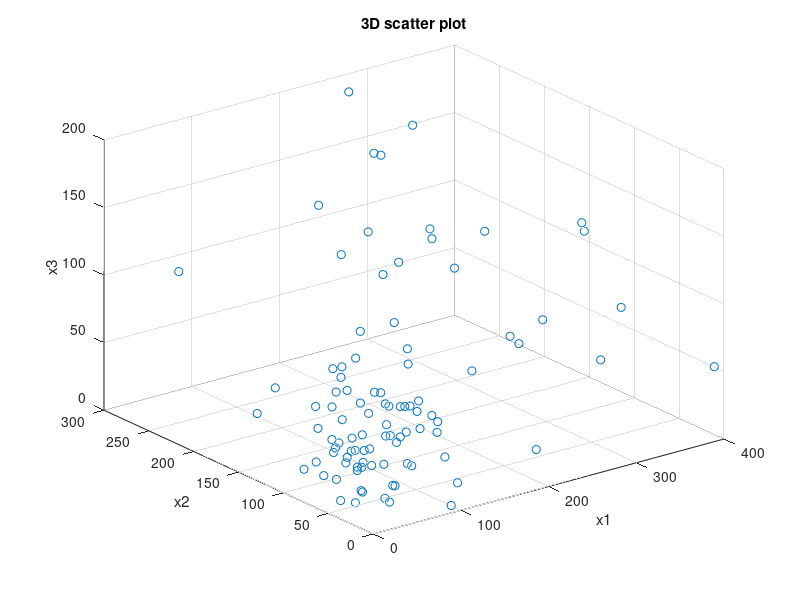
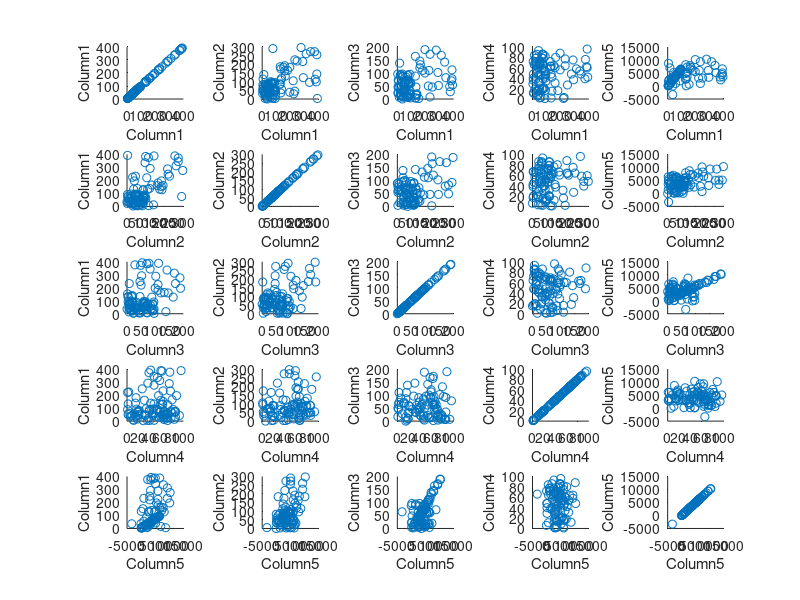
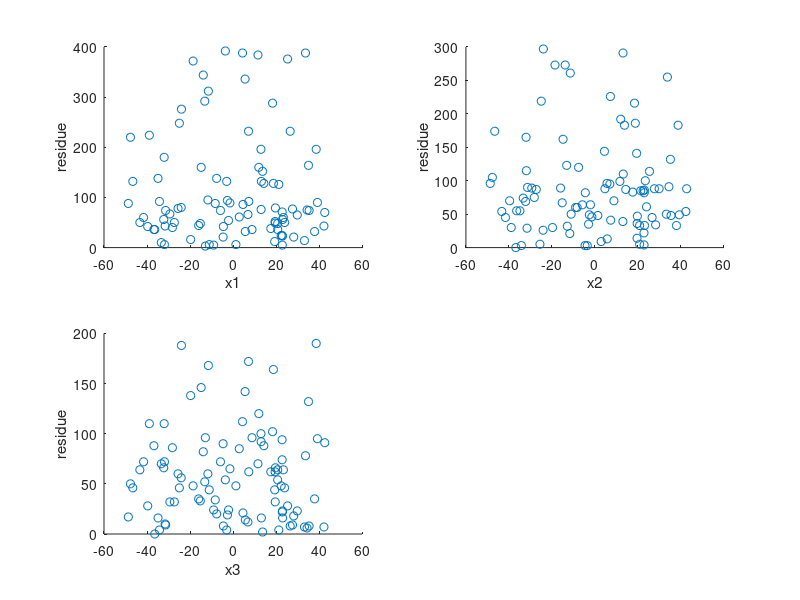
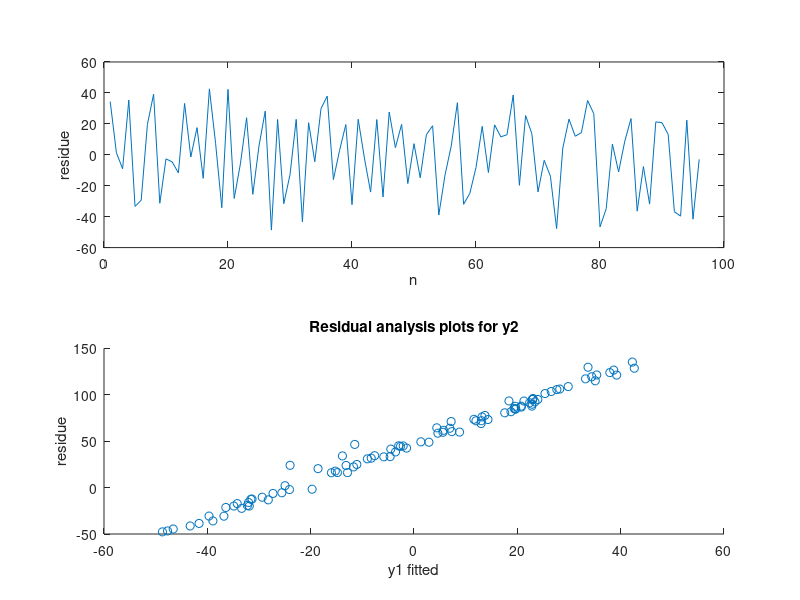

The MATLAB script that drew these images, in order: (Note: a time limit stopped this script after it produced the figures.)
%%%%%%%%%%%%%%%%%%%%%%%%%%%%%%%%%%%%%%%%%%%%%%%%%%%%%%%%%%%%%%%%%%%%%%%%%%% 
% Ajay Ganesh, Applied Multivariate Data Analysis CHE 494/694
% Assignment 2 Solution 
%%%%%%%%%%%%%%%%%%%%%%%%%%%%%%%%%%%%%%%%%%%%%%%%%%%%%%%%%%%%%%%%%%%%%%%%%%% 
%% getting data
close all;
clear all; 
clc;
load('DataSet.mat'); 
x1=DataSet(:,1); 
x2=DataSet(:,2); 
x3=DataSet(:,3); 
y1=DataSet(:,4); 
y2=DataSet(:,5);

%% Data Visualization
figure;
scatter3(x1,x2,x3);
xlabel('x1'); 
ylabel('x2'); 
zlabel('x3'); 
title('3D scatter plot');
figure; 
Varnum=size(DataSet,2); 
for i=1:Varnum
    for j=1:Varnum
        subplot(Varnum,Varnum,((i-1)*Varnum)+j); 
        scatter(DataSet(:,i),DataSet(:,j)); 
        xlabel(sprintf('Column%d',i)); 
        ylabel(sprintf('Column%d',j));
    end
end

%% regression
%%%%%%%%%%%%%%%%%%%%%%%%%%%%%%%%% Part A %%%%%%%%%%%%%%%%%%%%%%%%%%%%%%%%%% 
%%%%%%%%%%%%%%%%%%%%%%%%%%%%%% Regression %%%%%%%%%%%%%%%%%%%%%%%%%%%%%%%%%
X = [ones(size(x1)) x1 x2 x3 x1.*x2.*x3];
alpha=0.05; %Default

%regress treats NaN values in X or y as missing values. regress omits % observations with missing values from the regression fit.
[b1,bint1,r1,rint1,stats1] = regress(y1,X,alpha); 
[b2,bint2,r2,rint2,stats2] = regress(y2,X,alpha);

% mvregress for Multiple Multivariate Regression
%Confidence intervals of the estimate, default alpha = 0.05
disp('Confidence intervals of the estimate for b1');
disp(bint1);
disp('Confidence intervals of the estimate for b2');
disp(bint2);

%% Residual Analysis
figure;
subplot(2,2,1); scatter(r1,x1);
xlabel('x1'); ylabel('residue'); 
subplot(2,2,2); scatter(r1,x2);
xlabel('x2'); ylabel('residue'); 
subplot(2,2,3); scatter(r1,x3);
xlabel('x3'); ylabel('residue');
figure;
subplot(2,1,1);
plot(1:length(r1),r1);
xlabel('n'); ylabel('residue'); 
subplot(2,1,2);
scatter(r1,y1+r1);
xlabel('y1 fitted'); 
ylabel('residue'); 
title('Residual analysis plots for y2');

figure;
subplot(2,2,1); scatter(r2,x1);
xlabel('x1'); ylabel('residue'); subplot(2,2,2); scatter(r2,x2);
xlabel('x2'); ylabel('residue'); subplot(2,2,3); scatter(r2,x3);
xlabel('x3'); ylabel('residue');
figure;
subplot(2,1,1);
plot(1:length(r2),r2);
xlabel('n'); 
ylabel('residue'); 
subplot(2,1,2);
scatter(r2,y2+r2);
xlabel('y2 fitted'); 
ylabel('residue'); 
title('Residual analysis plots for y2');

%Intervals to diagnose outliers, returned as a numeric matrix. rint is a %p-by-2 matrix, where p is the number of predictors in X. If the interval %rint(i,:) for observation i does not contain zero, the corresponding %residual is larger than expected in 100*(1-alpha)% of new observations, % suggesting an outlier.
disp('Intervals of the residue estimate for output 1');
disp(rint1);
disp('Intervals of the residue estimate for output 2');
disp(rint2);

%%%%%%%%%%%%%%%%%%%%%%%%% Regression Statistics %%%%%%%%%%%%%%%%%%%%%%%%%%% 
%Model statistics, returned as a numeric vector including the R2 statistic,
%the F-statistic and its p-value, and an estimate of the error variance
disp('Statistics for output 1');
disp(stats1);
disp('Statistics for output 2');
disp(stats2);

%% PCA
%%%%%%%%%%%%%%%%%%%%%%%%%%%%%%%%% Part B %%%%%%%%%%%%%%%%%%%%%%%%%%%%%%%%%% 
%%%%%%%%%%%%%%%%%%%%%%%%%%%%%%%%%%% PCA %%%%%%%%%%%%%%%%%%%%%%%%%%%%%%%%%%% 
X=[x1 x2 x3];
Y=[y1 y2];
[X_coeff,X_score,X_latent]=pca(X);
[Y_coeff,Y_score,Y_latent]=pca(Y);
figure;
subplot(1,2,1);
plot(X_latent);
title('X latent plot');
subplot(1,2,2);
plot(Y_latent);
title('Y latent plot');
disp('Both X and Y seems to be reducable as we can see a "knee" in both of the plots'); 

%% PCR
%%%%%%%%%%%%%%%%%%%%%%%%%%%%%%%%% Part C %%%%%%%%%%%%%%%%%%%%%%%%%%%%%%%%%% 
%%%%%%%%%%%%%%%%%%%%%%%%%%%%%%%%%%% PCR %%%%%%%%%%%%%%%%%%%%%%%%%%%%%%%%%%% 
x1_pcr=X_score(:,1);
x2_pcr=X_score(:,2);
x3_pcr=X_score(:,3);

X_pcr = [ones(size(x1)) x1_pcr x2_pcr x3_pcr x1_pcr.*x2_pcr.*x3_pcr]; 
alpha=0.05; %Default

%regress treats NaN values in X or y as missing values. regress omits 
% observations with missing values from the regression fit.

y1_centr=y1-mean(y1); %Mean centering the data 
y2_centr=y2-mean(y2);

[b1_pcr,bint1_pcr,r1_pcr,rint1_pcr,stats1_pcr] = regress(y1_centr,X_pcr,alpha);

[b2_pcr,bint2_pcr,r2_pcr,rint2_pcr,stats2_pcr] = regress(y2_centr,X_pcr,alpha);

% mvregress for Multiple Multivariate Regression 
%Confidence intervals of the estimate, default alpha = 0.05
disp('Confidence intervals of the estimate for b1');
disp(bint1_pcr);
disp('Confidence intervals of the estimate for b2');
disp(bint2_pcr);

%% PLS
%%%%%%%%%%%%%%%%%%%%%%%%%%%%%%%%% Part D %%%%%%%%%%%%%%%%%%%%%%%%%%%%%%%%%% 
%%%%%%%%%%%%%%%%%%%%%%%%%%%%%%%%%%% PLS %%%%%%%%%%%%%%%%%%%%%%%%%%%%%%%%%%% 
ncomp=2;
x1_centr=x1-mean(x1); 
x2_centr=x2-mean(x2); 
x3_centr=x3-mean(x3);

X_centr=[x1_centr x2_centr x3_centr]; 
Y_centr=[y1_centr y2_centr];

[XL,YL,XS,YS,BETA,PCTVAR,MSE,stats_pls] = plsregress(X_centr,Y_centr,ncomp);
